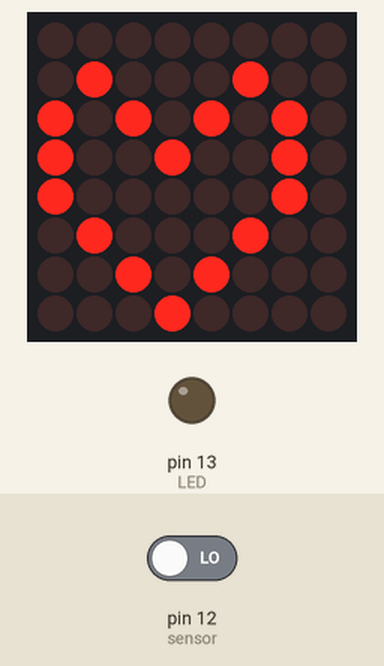
Recording of a sketch running on a simulated Arduino Uno, built with avr-gcc and run on an emulated ATmega328P. Parts: 8×8 LED matrix, output pins drawn as LEDs (lit = HIGH). The inputs (shaded band) are chosen by the test bench; at power-on: pin 12 (sensor) LOW.

Above: at 1.2 s.
1.3 s: pin 12 (sensor) driven HIGH
At 2.5 s:
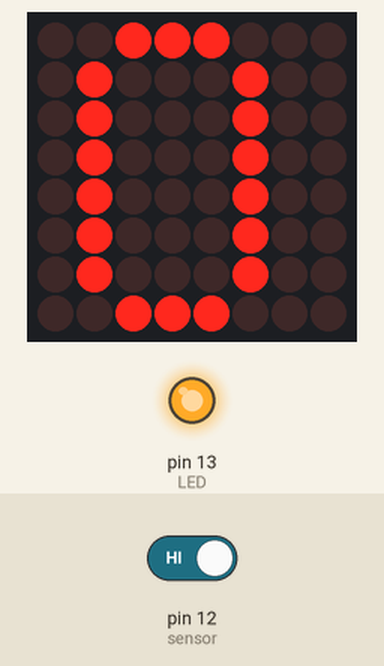
2.8 s: pin 12 (sensor) driven LOW
At 3.8 s:
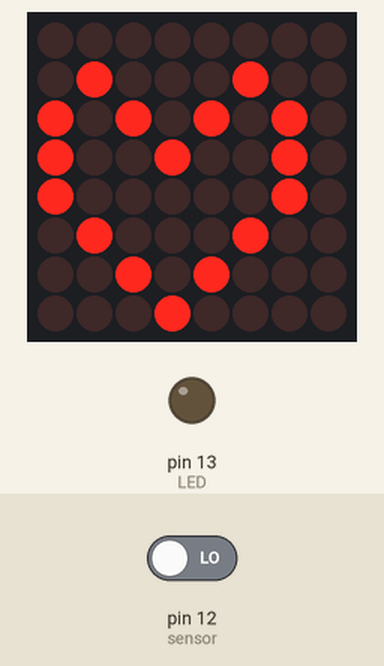
Timing chart, 0 to 5.8 s (numbered marks = the images above; inputs shaded):
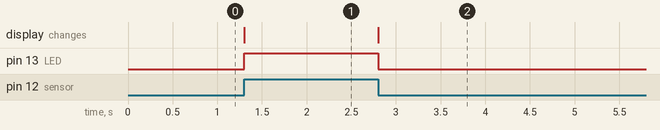

Measured:
- after the input at 1.3 s, pin 13 (LED): LOW → HIGH at once; the display: changes at once (image 1)
- after the input at 2.8 s, pin 13 (LED): HIGH → LOW at once; the display: changes at once (image 2)

The sketch:

move_DHT11.ino
```cpp
#include <LedControl.h>
LedControl Dote = LedControl(7, 6, 5, 1);

int LED = 13;                                     // LED 출력
int sensor = 12;                                 // 센서 입력값
int value = 0;                                   // loop에서 사용할 value 변수 설정

byte digits[2][8] =
{
  {                                        // 숫자 0
    B00111000,                             // 총 64개의 LED에 원하는 모양의 신호를 준다
    B01000100,
    B01000100,
    B01000100,
    B01000100,
    B01000100,
    B01000100,
    B00111000
  },

  {                                                  // 하트
    B00000000,
    B01000100,
    B10101010,
    B10010010,
    B10000010,
    B01000100,
    B00101000,
    B00010000
  }
};

void setup()
{
  pinMode (LED, OUTPUT);            // 핀모드 LED 출력으로 설정
  pinMode (sensor, INPUT);          // 핀모드 센서 입력값으로 설정

  Dote.shutdown(0, false);          // 절전모드로 (첫번째 모듈, 절전모드를 하지 않는다) 설정
  Dote.setIntensity(0, 7);          // 밝기를 조절 (첫번째 모듈, 1~15까지 원하는 밝기) 설정
  Dote.clearDisplay(0);
}


void loop()
{
  int i, j;
  value = digitalRead(sensor);        // 변수 value에 디지털 센서값 저장
  if(value == HIGH)                   // value가 high라면
  {
    digitalWrite(LED, HIGH);          // LED를 켜라
    i = 0;
  }

  else                                // 그렇지 않다면
  {
    digitalWrite(LED, LOW);           //  LED를 꺼라
    i= 1;
  }
  for (j = 0; j <8; j++) {
    Dote.setRow(0, j, digits[i][j]);
  }
}
```
